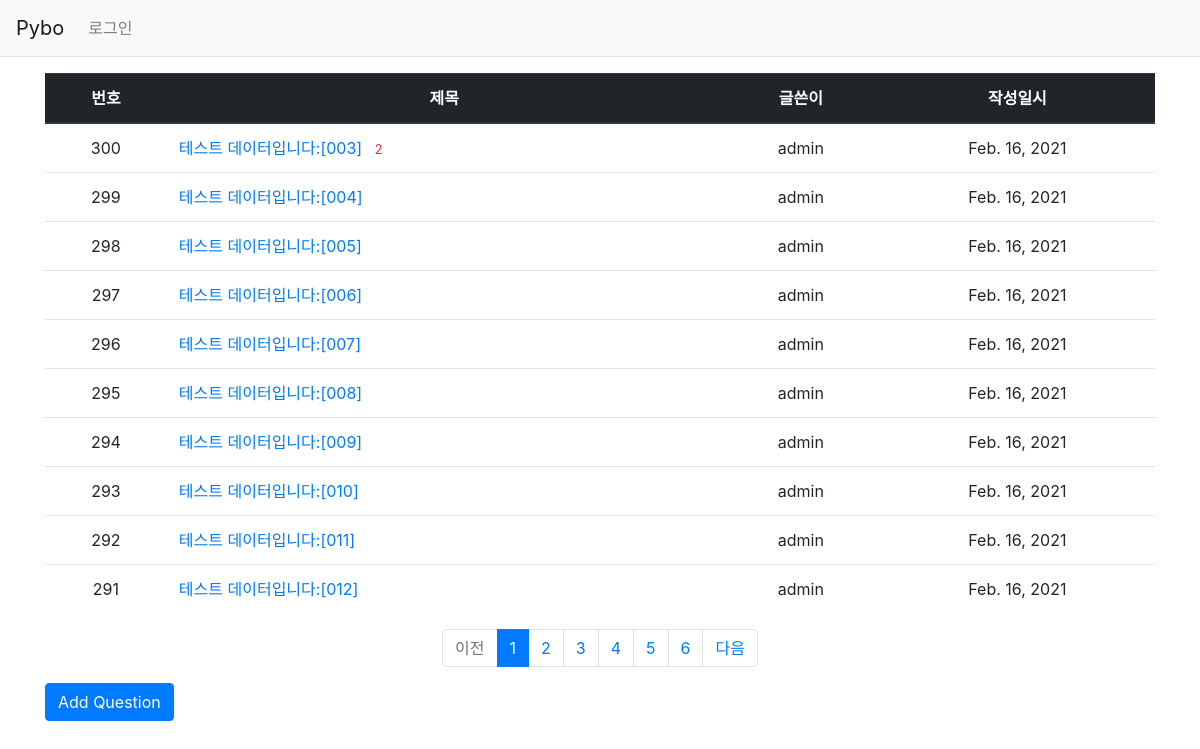
The page / on the database its author committed.
### pybo/models.py (models this page shows, shortened)
class Question(models.Model):
  author = models.ForeignKey(User, on_delete=models.CASCADE)
  subject = models.CharField(max_length=200)
  content = models.TextField()
  create_date = models.DateField()
  modify_date = models.DateTimeField(null=True, blank=True)

### pybo/views.py (the view)
# urls.py: path('', views.index, name='index'), # / 페이지에 해당하는 urlpatterns
def index(request):
  page = request.GET.get('page', '1')
  question_list = Question.objects.order_by('-create_date')
  paginator = Paginator(question_list, 10)
  page_obj = paginator.get_page(page)
  context = { 'question_list': page_obj }
  return render(request, 'pybo/question_list.html', context)

### pybo/templatetags/pybo_filter.py (called while the page is built)
@register.filter
def sub(value, arg):
  return value - arg

### templates/pybo/question_list.html
{% extends 'base.html' %}
{% load pybo_filter %}
{% block content %}
<div class="container my-3">
  <table class="table">
    <thead>
      <tr class="text-center thead-dark">
        <th>번호</th>
        <th style="width:50%">제목</th>
        <th>글쓴이</th>
        <th>작성일시</th>
      </tr>
    </thead>
    <tbody>
      {% if question_list %}
      {% for question in question_list %}
      <tr class="text-center">
        <td>{{ question_list.paginator.count|sub:question_list.start_index|sub:forloop.counter0|add:1 }}</td>
        <td class="text-left">
          <a href="{% url 'pybo:detail' question.id %}">
            {{ question.subject }}
            {% if question.answer_set.count > 0 %}
            <span class="text-danger small ml-2">
              {{ question.answer_set.count }}
            </span>
            {% endif %}
          </a>
        </td>
        <td>{{ question.author.username }}</td>
        <td>
          {{ question.create_date }}
        </td>
      </tr>
      {% endfor %}
      {% else %}
      <tr>
        <td colspan="3">No question</td>
      </tr>
      {% endif %}
    </tbody>
  </table>
  <ul class="pagination justify-content-center">
    {% if question_list.has_previous %}
      <li class="page-item">
        <a class="page-link" href="?page={{ question_list.previous_page_number }}">이전</a>
      </li>
    {% else %}
      <li class="page-item disabled">
        <a class="page-link" tabindex="-1" aria-disabled="true" href="#">이전</a>
      </li>
    {% endif %}
    {% for page_number in question_list.paginator.page_range %}
      {% if page_number >= question_list.number|add:-5 and page_number <= question_list.number|add:5 %}
        {% if page_number == question_list.number %}
          <li class="page-item active" aria-current="page">
            <a class="page-link" href="?page={{ page_number }}">{{ page_number }}</a>
          </li>
        {% else %}
          <li class="page-item">
            <a class="page-link" href="?page={{ page_number }}">{{ page_number }}</a>
          </li>
        {% endif %}
      {% endif %}
    {% endfor %}
    {% if question_list.has_next %}
      <li class="page-item">
        <a class="page-link" href="?page={{ question_list.next_page_number }}">다음</a>
      </li>
    {% else %}
      <li class="page-item disabled">
        <a class="page-link" tabindex="-1" aria-disabled="true" href="#">다음</a>
      </li>
    {% endif %}
  </ul>
  <a href="{% url 'pybo:question_create' %}" class="btn btn-primary">
  Add Question
  </a>
</div>
{% endblock %}

### rows shown on the page
Question: paginator.count|sub "300", subject "테스트 데이터입니다:[003]", answer_set.count "2", author.username "admin", create_date "Feb. 16, 2021"
Question: paginator.count|sub "299", subject "테스트 데이터입니다:[004]", author.username "admin", create_date "Feb. 16, 2021"
Question: paginator.count|sub "298", subject "테스트 데이터입니다:[005]", author.username "admin", create_date "Feb. 16, 2021"
Question: paginator.count|sub "297", subject "테스트 데이터입니다:[006]", author.username "admin", create_date "Feb. 16, 2021"
Question: paginator.count|sub "296", subject "테스트 데이터입니다:[007]", author.username "admin", create_date "Feb. 16, 2021"
Question: paginator.count|sub "295", subject "테스트 데이터입니다:[008]", author.username "admin", create_date "Feb. 16, 2021"
Question: paginator.count|sub "294", subject "테스트 데이터입니다:[009]", author.username "admin", create_date "Feb. 16, 2021"
Question: paginator.count|sub "293", subject "테스트 데이터입니다:[010]", author.username "admin", create_date "Feb. 16, 2021"
Question: paginator.count|sub "292", subject "테스트 데이터입니다:[011]", author.username "admin", create_date "Feb. 16, 2021"
Question: paginator.count|sub "291", subject "테스트 데이터입니다:[012]", author.username "admin", create_date "Feb. 16, 2021"

### other values the page prints
{{ page_number }} "1"
{{ page_number }} "2" "3" "4" "5" "6"
